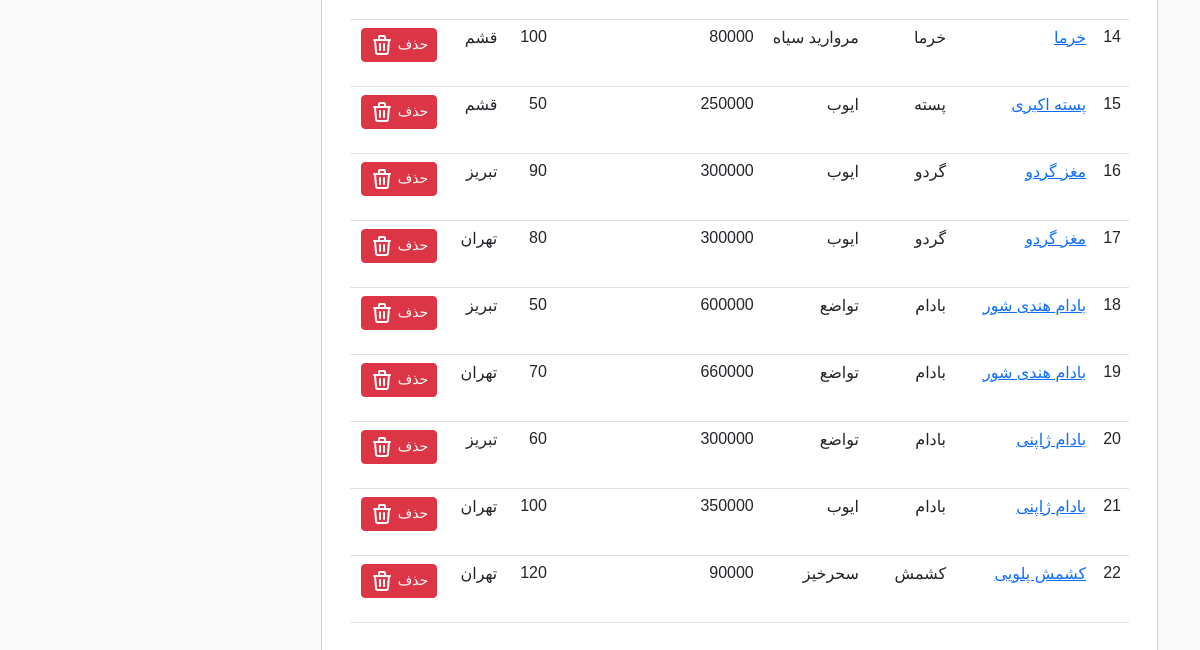
/panel/product-variations/ (signed in, lower part), run on an earlier commit of the app's database.
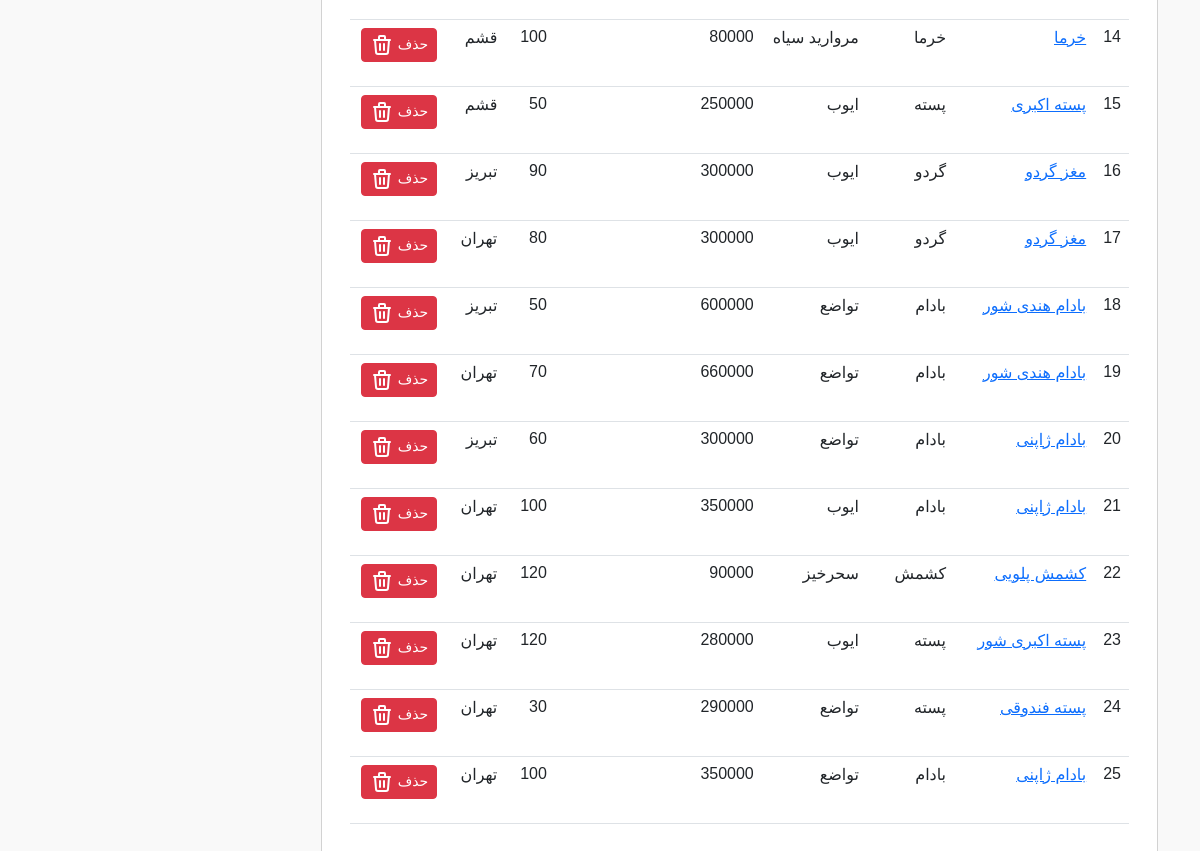
And on a later commit of the database.
### products/models.py (models this page shows, shortened)
class ProductVariation(models.Model):
    variationId = models.AutoField(primary_key=True)
    productId = models.ForeignKey(ProductCategory, on_delete=models.CASCADE, verbose_name='دسته محصول')
    name = models.CharField(max_length=30, verbose_name='نام محصول')
    Supplier = models.ManyToManyField('Supplier')
    price = models.IntegerField(verbose_name='قیمت (تومان)', help_text='یک بسته 500 گرمی')
    quantity = models.IntegerField(verbose_name='تعداد کالا')
    cityId = models.ForeignKey(City, on_delete=models.CASCADE, verbose_name='انبار', null=True)
    text = models.TextField(max_length=1000, null=True, blank=True, help_text='اجبار پر کردن توضیحات نیست',
                            verbose_name='توضیح محصول')

class ProductCategory(models.Model):
    productId = models.AutoField(primary_key=True)  # create primary ky by AutoFild
    name = models.CharField(max_length=30)
    def __str__(self):
        return f"{self.name}"

class Supplier(models.Model):
    SupplierId = models.AutoField(primary_key=True)
    name = models.CharField(max_length=50, help_text='نام برند یا تامین کنندگان', verbose_name='نام تامین کنندگان')
    contactInfo = models.IntegerField(verbose_name='شماره تلفن')
    def __str__(self):
        return f"{self.name}"

class City(models.Model):
    TYPE_CHOICES = (
        ("آبادان", "آبادان"),
        ("بوشهر", "بوشهر"),
        ("تهران", "تهران"),
        ("کرج", "کرج"),
        ("تبریز", "تبریز"),
        ("مشهد", "مشهد"),
        ("اصفهان", "اصفهان"),
        ("شیراز", "شیراز"),
        ("قم", "قم"),
        ("قشم", "قشم"),
        ("کرمان", "کرمان"),
        ("کردستان", "کردستان"),
    )
    name = models.CharField(max_length=50, choices=TYPE_CHOICES)
    def __str__(self):
        return f"{self.name}"

### pages/views.py (the view)
# urls.py: path('panel/product-variations/', Product_view_list.as_view(), name='link_list_pro_v'),
class Product_view_list(View):
    @method_decorator(permission_required('products.view_productvariation'))
    def get(self, request):
        product_v_list = ProductVariation.objects.all()
        product_cat_admin = ProductCategory.objects.all()
        city = City.objects.all()
        category = request.GET.get('categories_admin')
        category_city = request.GET.get('categories_city_admin')
        if category:
            product_v_list = product_v_list.filter(productId=category)
        if category_city:
            product_v_list = product_v_list.filter(cityId=category_city)
        if category_city and category:
            product_v_list = product_v_list.filter(cityId=category_city, productId=category)
        context = {
            'pro_list': product_v_list,
            'cat1': product_cat_admin,
            'cat_city': city,
        }
        return render(request, 'admin/product_variation.html', context=context)
    def dispatch(self, request, *args, **kwargs):
        if not request.user.is_staff:
            return HttpResponseForbidden("<b><h2>دسترسی ممنوع است</h2></b><h4> .فقط مدیر سایت میتواند وارد شود</h4>")
        return super().dispatch(request, *args, **kwargs)

### templates/admin/product_variation.html (shortened to what this page needs)
{% extends 'base.html' %}
{% block content %}
<br>
<br>
<br>
<div class="container">
    <div class="row">
        <div class="col-md-9">
            <div class="row">
                <div class="card">
                    <div class="card-body">
                        <table class="table table-hover">
                            <thead>
                            <tbody class="table-group-divider">
                            {% for p in pro_list %}
                            <tr>
                                <td scope="row">{{ forloop.counter }}</td>
                                <td><a href="{% url 'link_up_pro_v' p.pk %}">{{ p.name }}</a></td>
                                <td>{{ p.productId }}</td>
                                <td>{{ p.Supplier.first }}</td>
                                <td>{{ p.price }}</td>
                                <td>{{ p.quantity }}</td>
                                <td>{{ p.cityId }}</td>
                                <td>
                                    <form method="post" action="{% url 'delete-pro_v' p.pk %}">
                                        <button type="submit" class="btn btn-danger btn-sm">حذف
                                        </button>
                                    </form>
                                </td>
                            </tr>
                            {% endfor %}
                            </tbody>
                        </table>
                    </div>
                </div>
            </div>
        </div>
        <div class="col-md-3">
        </div>
    </div>
</div>
{% endblock %}

What changed in the data, as far as the page shows it:
added ProductVariation: name "پسته اکبری شور", productId "پسته", Supplier.first "ایوب", price "280000", quantity "120", cityId "تهران"
added ProductVariation: name "پسته فندوقی", productId "پسته", Supplier.first "تواضع", price "290000", quantity "30", cityId "تهران"
added ProductVariation: name "بادام ژاپنی", productId "بادام", Supplier.first "تواضع", price "350000", quantity "100", cityId "تهران"
